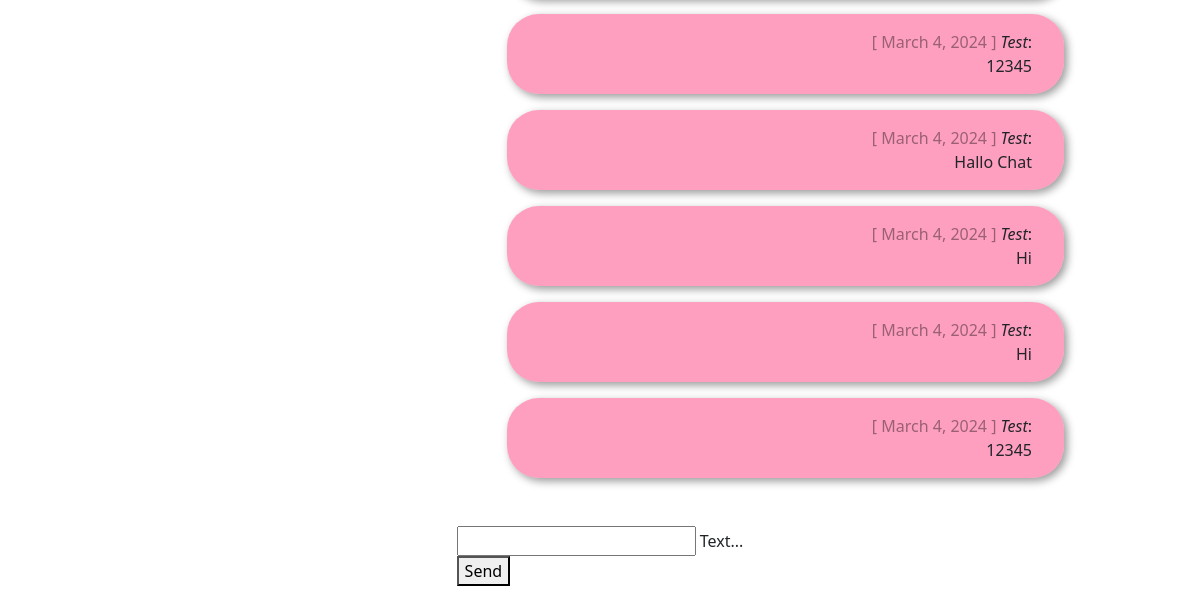
Page /chat/ (signed in, lower part) on the earlier database version.
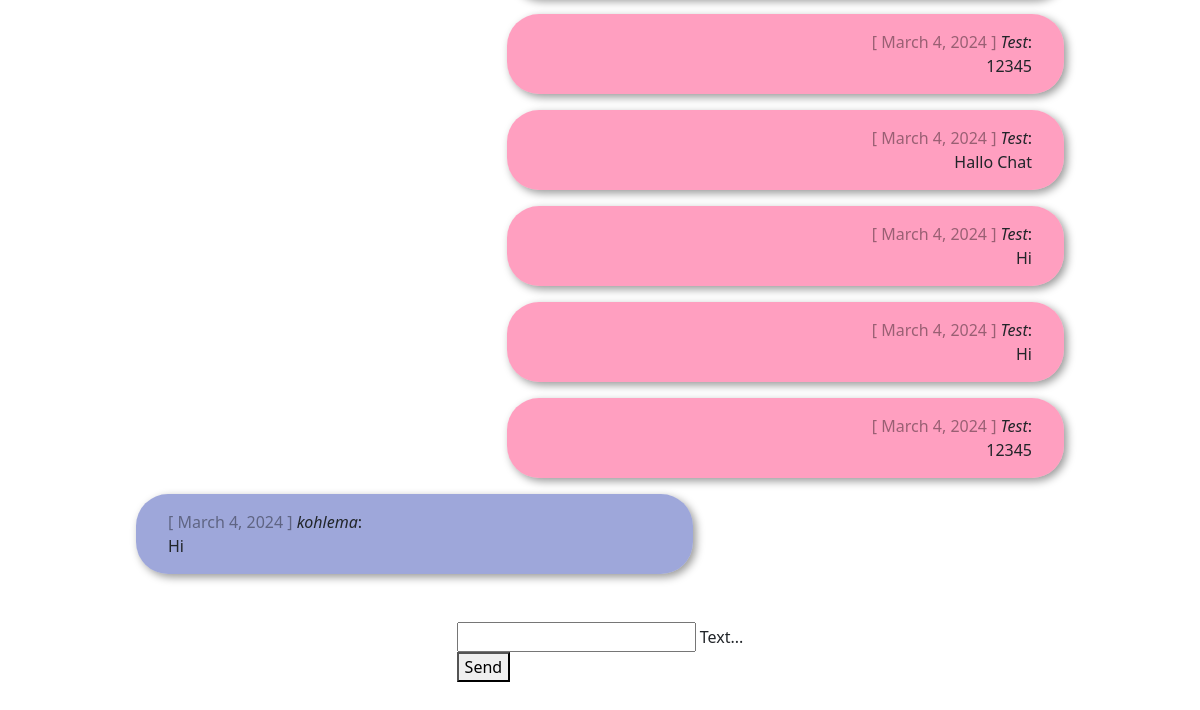
Same page on the later database version.
### chat/models.py (models this page shows)
class Message(models.Model):
    text = models.CharField(max_length=500)
    created_at = models.DateField(default=date.today)
    chat = models.ForeignKey(Chat, on_delete=models.CASCADE, related_name='chat_message_set', default=None, blank=True, null=True)
    author = models.ForeignKey(settings.AUTH_USER_MODEL, on_delete=models.CASCADE, related_name='author_message_set')
    receiver = models.ForeignKey(settings.AUTH_USER_MODEL, on_delete=models.CASCADE, related_name='receiver_message_set')

### chat/views.py (the view, shortened to what this page needs)
# urls.py: path('chat/', index, name="chat"),
@login_required(login_url='/login_user/')                           #Refers to login page
def index(request):
    chat_messages = Message.objects.filter(chat__id=1)              #chat__id=1 = object__mit der id 1 => returns an Array
    return render(
        request,
        'chat/index.html',
        {'chat_messages': chat_messages}
    )

### chat/utils.py (called while the page is built)
def isRequestPost(request):
    return request.method == 'POST'

### chat/templates/chat/index.html (shortened to what this page needs)
{% extends "base.html" %}
{% block content %} {% if request.user.is_authenticated %}
<div id="messageContainer">
	{% for message in chat_messages %}
	{% if request.user.is_authenticated and request.user == message.author %}
	<div class="message__right">
		<div class="message--user message__bubble--user">
			<div>
				<span class="color-gray">[ {{ message.created_at }} ]</span>
				<i>{{ message.author }}</i>:
			</div>
			{{ message.text }}
		</div>
	</div>
	{% else %}
	<div class="message__left">
		<div class="message message__bubble">
			<div>
				<span class="color-gray">[ {{ message.created_at }} ]</span>
				<i>{{ message.author }}</i>:
			</div>
			{{ message.text }}
		</div>
	</div>
	{% endif %} {% endfor %}
</div>
<form
	onsubmit="sendMessage(); return false;"
	method="POST"
	id="chatForm"
	class="form-style"
>
	<div class="mdl-textfield mdl-js-textfield mdl-textfield--floating-label">
		<input
			name="messageField"
			class="mdl-textfield__input"
			type="text"
			id="messageField"
		/>
		<label class="mdl-textfield__label" for="messageField">Text...</label>
	</div>
	<button
		class="mdl-button mdl-js-button mdl-button--raised mdl-js-ripple-effect mdl-button--accent"
		type="submit"
	>
		Send
	</button>
</form>
{% else %}
<h1>Not logged in!</h1>
<p>
	You are not logged in. Please log in.<br />
	Please follow the Link for <a href="{% url 'login_user' %}">Login</a>.
</p>
{% endif %} {% endblock %}

Differences in the rows shown:
added Message: created_at "March 4, 2024", author "kohlema", text "Hi"
